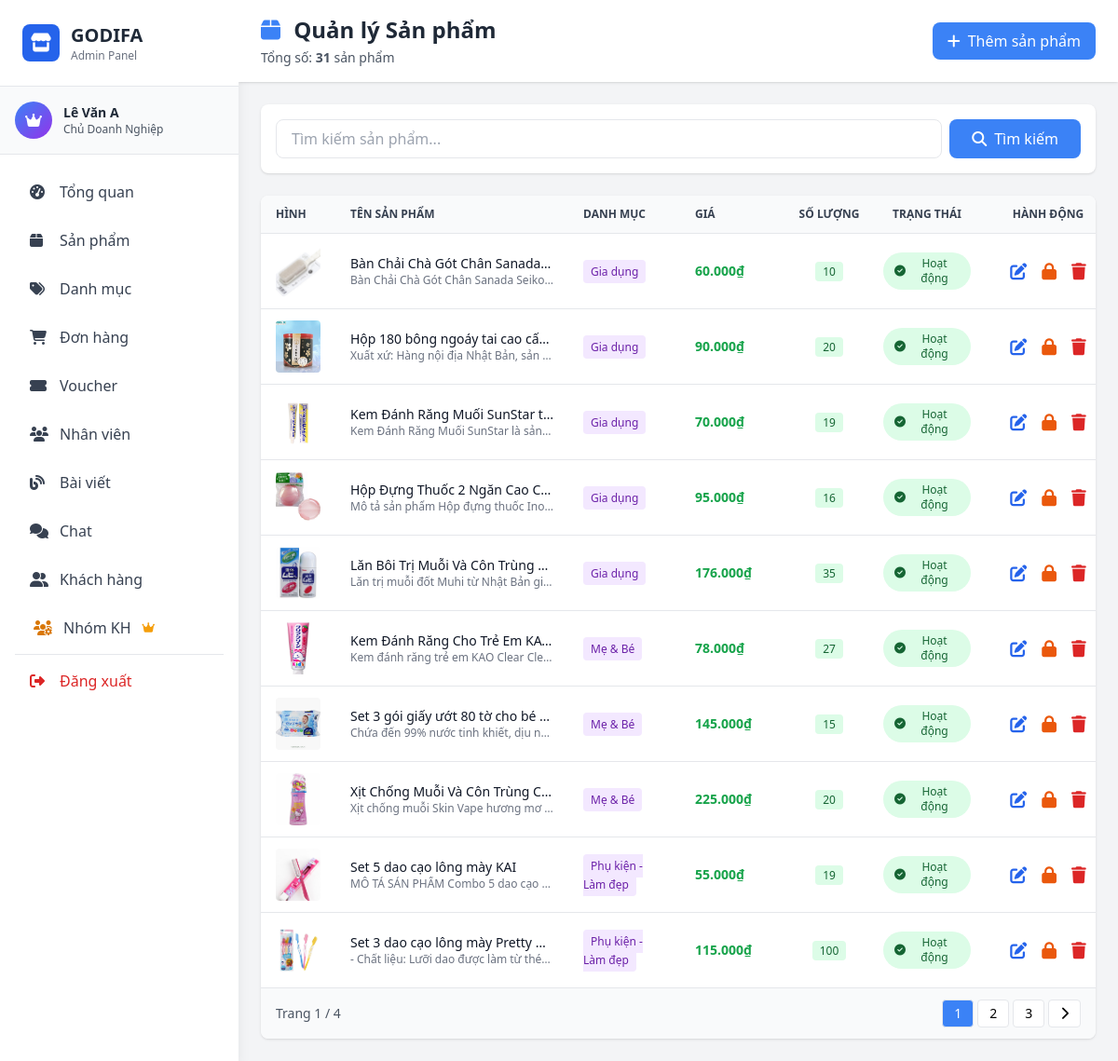
Page /admin/pages/products.php (signed in) on the earlier database version.
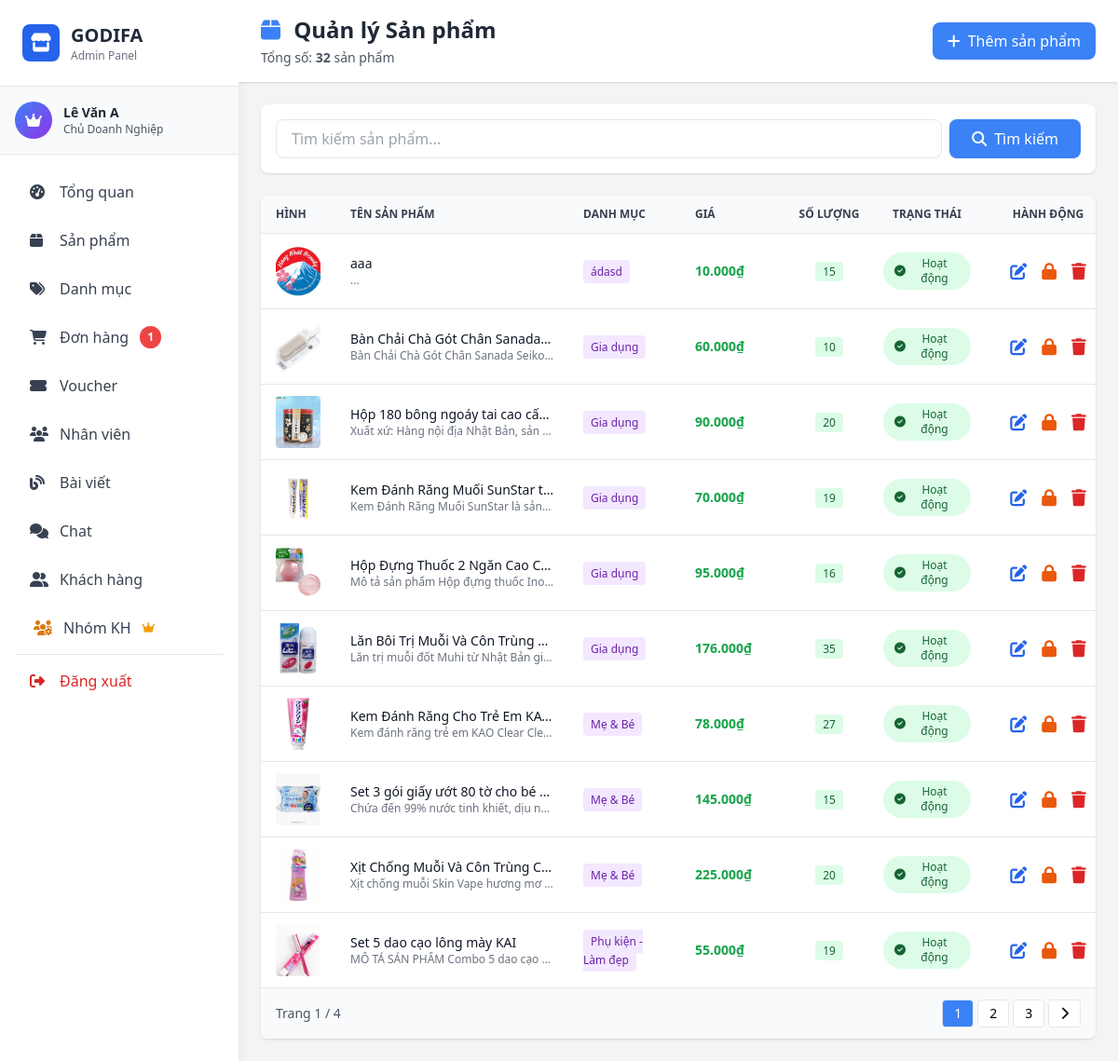
Same page on the later database version.
### tables this page shows
CREATE TABLE IF NOT EXISTS `product` (
  `productID` int NOT NULL AUTO_INCREMENT,
  `productName` varchar(150) NOT NULL,
  `SKU_MRK` varchar(30) NOT NULL,
  `stockQuantity` int NOT NULL,
  `price` float NOT NULL,
  `description` varchar(500) NOT NULL,
  `image` varchar(100) NOT NULL,
  `categoryID` int NOT NULL,
  `status` tinyint(1) NOT NULL DEFAULT '1' COMMENT '1=Hoạt động, 0=Đã khóa',
  PRIMARY KEY (`productID`),
  KEY `fk_product_category` (`categoryID`)
);

CREATE TABLE IF NOT EXISTS `category` (
  `categoryID` int NOT NULL AUTO_INCREMENT,
  `categoryName` varchar(150) NOT NULL,
  `status` tinyint(1) NOT NULL DEFAULT '1' COMMENT '1=Active, 0=Inactive',
  PRIMARY KEY (`categoryID`)
);

### model/mProduct.php (called while the page is built, shortened)
<?php
require_once __DIR__ . '/database.php';
class Product {
    private $conn;
    public function __construct() {
        $db = new clsKetNoi();
        $this->conn = $db->moKetNoi();
    }
    public function getAllProducts($limit = null, $offset = 0) {
        $sql = "SELECT p.*, c.categoryName
                FROM product p
                LEFT JOIN category c ON p.categoryID = c.categoryID
                ORDER BY p.productID DESC";
        $result = mysqli_query($this->conn, $sql);
        $products = [];
        while ($row = mysqli_fetch_assoc($result)) {
            $products[] = $row;
        }
        return $products;
    }
    public function countProducts() {
        $sql = "SELECT COUNT(*) as total FROM product";
        $result = mysqli_query($this->conn, $sql);
        $row = mysqli_fetch_assoc($result);
        return $row['total'];
    }
}
?>

### model/database.php (called while the page is built, shortened)
<?php
class Database {
    private static $instance = null;
    private $connection;
    private function __construct() {
        try {
            $this->connection = mysqli_connect(
                self::DB_HOST,
                self::DB_USER,
                self::DB_PASS,
                self::DB_NAME
            );
            mysqli_set_charset($this->connection, self::DB_CHARSET);
        } catch (Exception $e) {
            die("Database Error: " . $e->getMessage());
        }
    }
    public static function getInstance() {
        if (self::$instance === null) {
            self::$instance = new self();
        }
        return self::$instance;
    }
    public function getConnection() {
        return $this->connection;
    }
}
class clsKetNoi {
    public function moKetNoi() {
        return Database::getInstance()->getConnection();
    }
}
?>

### model/mCategory.php (called while the page is built, shortened)
<?php
require_once __DIR__ . '/database.php';
class Category {
    public function __construct() {
        $db = new clsKetNoi();
    }
}
?>

### controller/admin/cProduct.php (called while the page is built, shortened)
<?php
require_once __DIR__ . '/../../model/mProduct.php';
require_once __DIR__ . '/../../model/mCategory.php';
class cProduct {
    private $productModel;
    public function __construct() {
        $this->productModel = new Product();
    }
    public function getAllProducts() {
        return $this->productModel->getAllProducts();
    }
    public function countProducts() {
        return $this->productModel->countProducts();
    }
}
?>

### admin/middleware/auth.php (called while the page is built, shortened)
<?php
function hasPermission($permission) {
    global $rolePermissions;
    $userRole = $_SESSION['role_id'] ?? 0;
    if ($userRole == ROLE_OWNER) {
        return true;
    }
    return in_array($permission, $rolePermissions[$userRole]);
}
?>

### model/mOrder.php (called while the page is built, shortened)
<?php
require_once __DIR__ . '/database.php';
class Order {
    private $conn;
    public function __construct() {
        $db = new clsKetNoi();
        $this->conn = $db->moKetNoi();
    }
    public function countByStatus($status) {
        $sql = "SELECT COUNT(*) as total FROM `order` WHERE paymentStatus = ?";
        $stmt = mysqli_prepare($this->conn, $sql);
        mysqli_stmt_bind_param($stmt, "s", $status);
        mysqli_stmt_execute($stmt);
        $result = mysqli_stmt_get_result($stmt);
        $row = mysqli_fetch_assoc($result);
        return $row['total'];
    }
}
?>

### admin/pages/products.php (the view, shortened to what the changed rows need)
<?php
require_once __DIR__ . '/../middleware/auth.php';
require_once __DIR__ . '/../../controller/admin/cProduct.php';
$productController = new cProduct();
$page = isset($_GET['p']) ? intval($_GET['p']) : 1;
$limit = 10;
$offset = ($page - 1) * $limit;
$search = isset($_GET['search']) ? trim($_GET['search']) : '';
if ($search) {
    $products = $productController->searchProducts($search);
    $totalRows = count($products);
    $products = array_slice($products, $offset, $limit);
} else {
    $products = $productController->getAllProducts();
    $totalRows = $productController->countProducts();
    $products = array_slice($products, $offset, $limit);
}
$totalPages = ceil($totalRows / $limit);
include __DIR__ . '/../includes/header.php';
?>
<div class="flex h-screen bg-gray-100">
    <?php include __DIR__ . '/../includes/sidebar.php'; ?>
    <div class="flex-1 overflow-y-auto ml-64">
        <div class="bg-white shadow sticky top-0 z-10">
            <div class="px-4 md:px-6 py-4 flex flex-wrap justify-between items-center gap-4">
                <div>
                    <h1 class="text-xl md:text-2xl font-bold text-gray-800">
                        <i class="fas fa-box text-blue-500 mr-2"></i>
                        Quản lý Sản phẩm
                    </h1>
                    <p class="text-sm text-gray-600 mt-1">
                        Tổng số: <strong><?php echo $totalRows; ?></strong> sản phẩm
                    </p>
                </div>
            </div>
        </div>
        <div class="p-4 md:p-6">
            <div class="bg-white rounded-lg shadow overflow-hidden">
                <div class="overflow-x-auto">
                    <table class="w-full">
                        <thead class="bg-gray-50 border-b">
                            <tr>
                                <th class="px-4 py-3 text-left text-xs font-semibold text-gray-700 uppercase" style="width: 80px;">Hình</th>
                                <th class="px-4 py-3 text-left text-xs font-semibold text-gray-700 uppercase" style="width: 250px;">Tên sản phẩm</th>
                                <th class="px-4 py-3 text-left text-xs font-semibold text-gray-700 uppercase" style="width: 120px;">Danh mục</th>
                                <th class="px-4 py-3 text-left text-xs font-semibold text-gray-700 uppercase" style="width: 110px;">Giá</th>
                                <th class="px-2 py-3 text-center text-xs font-semibold text-gray-700 uppercase" style="width: 100px;">Số lượng</th>
                                <th class="px-2 py-3 text-center text-xs font-semibold text-gray-700 uppercase" style="width: 110px;">Trạng thái</th>
                                <th class="px-2 py-3 text-center text-xs font-semibold text-gray-700 uppercase" style="width: 150px;">Hành động</th>
                            </tr>
                        </thead>
                        <tbody class="divide-y divide-gray-200">
                            <?php if (empty($products)): ?>
                            <tr>
                                <td colspan="7" class="px-4 py-8 text-center text-gray-500">
                                    <i class="fas fa-inbox text-4xl mb-2"></i>
                                    <p>Không có sản phẩm nào</p>
                                </td>
                            </tr>
                            <?php else: ?>
                                <?php foreach ($products as $product): ?>
                                <tr class="hover:bg-gray-50">
                                    <td class="px-4 py-3">
                                        <?php if ($product['image']): ?>
                                        <img src="/GODIFA/image/<?php echo htmlspecialchars($product['image']); ?>"
                                             alt="<?php echo htmlspecialchars($product['productName']); ?>"
                                             class="w-14 h-14 object-cover rounded">
                                        <?php else: ?>
                                        <div class="w-14 h-14 bg-gray-200 rounded flex items-center justify-center">
                                            <i class="fas fa-image text-gray-400"></i>
                                        </div>
                                        <?php endif; ?>
                                    </td>
                                    <td class="px-4 py-3 text-sm">
                                        <div class="font-medium text-gray-900 truncate" style="max-width: 250px;" title="<?php echo htmlspecialchars($product['productName']); ?>">
                                            <?php echo htmlspecialchars($product['productName']); ?>
                                        </div>
                                        <div class="text-xs text-gray-500 truncate" style="max-width: 250px;">
                                            <?php echo htmlspecialchars(mb_substr($product['description'], 0, 40)); ?>...
                                        </div>
                                    </td>
                                    <td class="px-4 py-3 text-sm">
                                        <span class="px-2 py-1 bg-purple-100 text-purple-800 rounded text-xs">
                                            <?php echo htmlspecialchars($product['categoryName'] ?? 'N/A'); ?>
                                        </span>
                                    </td>
                                    <td class="px-4 py-3 text-sm font-semibold text-green-600">
                                        <?php echo number_format($product['price'], 0, ',', '.'); ?>₫
                                    </td>
                                    <td class="px-2 py-3 text-center text-sm">
                                        <span class="px-2 py-0.5 <?php echo $product['stockQuantity'] > 0 ? 'bg-green-100 text-green-800' : 'bg-red-100 text-red-800'; ?> rounded text-xs font-medium">
                                            <?php echo $product['stockQuantity']; ?>
                                        </span>
                                    </td>
                                    <td class="px-2 py-3 text-center text-sm">
                                        <span class="px-3 py-1 <?php echo $product['status'] == 1 ? 'bg-green-100 text-green-800' : 'bg-red-100 text-red-800'; ?> rounded-full text-xs font-medium inline-flex items-center">
                                            <i class="fas fa-<?php echo $product['status'] == 1 ? 'check-circle' : 'times-circle'; ?> mr-1"></i>
                                            <?php echo $product['status'] == 1 ? 'Hoạt động' : 'Đã khóa'; ?>
                                        </span>
                                    </td>
                                    <td class="px-2 py-3 text-center">
                                        <div class="flex justify-center items-center space-x-2">
                                            <?php if (hasPermission('manage_products')): ?>
                                            <button onclick='openEditModal(<?php echo json_encode($product, JSON_HEX_APOS); ?>)'
                                                    class="text-blue-600 hover:text-blue-800" title="Sửa">
                                                <i class="fas fa-edit text-lg"></i>
                                            </button>
                                            <?php if ($product['status'] == 1): ?>
                                            <button onclick="toggleStatus(<?php echo $product['productID']; ?>)"
                                                    class="text-orange-600 hover:text-orange-800" title="Khóa sản phẩm">
                                                <i class="fas fa-lock text-lg"></i>
                                            </button>
                                            <?php endif; ?>
                                            <?php if (hasPermission('delete_product')): ?>
                                            <button onclick="deleteProduct(<?php echo $product['productID']; ?>)"
                                                    class="text-red-600 hover:text-red-800" title="Xóa">
                                                <i class="fas fa-trash text-lg"></i>
                                            </button>
                                            <?php endif; ?>
                                            <?php else: ?>
                                            <span class="text-gray-400 text-sm">Không có quyền</span>
                                            <?php endif; ?>
                                        </div>
                                    </td>
                                </tr>
                                <?php endforeach; ?>
                            <?php endif; ?>
                        </tbody>
                    </table>
                </div>
                <?php if ($totalPages > 1): ?>
                <div class="px-4 py-3 bg-gray-50 border-t flex flex-wrap justify-between items-center gap-2">
                    <div class="flex gap-1">
                        <?php for ($i = max(1, $page-2); $i <= min($totalPages, $page+2); $i++): ?>
                        <a href="?page=products&p=<?php echo $i; ?><?php echo $search ? '&search='.urlencode($search) : ''; ?>"
                           class="px-3 py-1 <?php echo $i == $page ? 'bg-blue-500 text-white' : 'bg-white hover:bg-gray-100'; ?> border rounded text-sm">
                            <?php echo $i; ?>
                        </a>
                        <?php endfor; ?>
                        <?php if ($page < $totalPages): ?>
                        <a href="?page=products&p=<?php echo $page+1; ?><?php echo $search ? '&search='.urlencode($search) : ''; ?>"
                           class="px-3 py-1 bg-white border rounded hover:bg-gray-100 text-sm">
                            <i class="fas fa-chevron-right"></i>
                        </a>
                        <?php endif; ?>
                    </div>
                </div>
                <?php endif; ?>
            </div>
        </div>
    </div>
</div>
<?php include __DIR__ . '/../includes/footer.php'; ?>

### admin/includes/sidebar.php (shortened to what the changed rows need)
<?php
require_once __DIR__ . '/../../model/mOrder.php';
$orderModel = new Order();
$pendingOrdersCount = $orderModel->countByStatus('Chờ thanh toán');
?>
<aside class="w-64 bg-white h-screen shadow-lg fixed left-0 top-0 overflow-y-auto">
    <div class="p-6 border-b border-gray-200">
        <a href="index.php" class="flex items-center space-x-3">
            <div>
                <h1 class="text-xl font-bold text-gray-800">GODIFA</h1>
            </div>
        </a>
    </div>
    <nav class="p-4 space-y-1">
        <?php if (hasPermission('view_orders')): ?>
        <a href="?page=orders" class="sidebar-link flex items-center space-x-3 px-4 py-3 rounded-lg text-gray-700">
            <i class="fas fa-shopping-cart w-5"></i>
            <span>Đơn hàng</span>
            <?php if ($pendingOrdersCount > 0): ?>
            <span class="ml-auto bg-red-500 text-white text-xs px-2 py-1 rounded-full font-semibold">
                <?php echo $pendingOrdersCount; ?>
            </span>
            <?php endif; ?>
        </a>
        <?php endif; ?>
    </nav>
</aside>

Differences in the rows shown:
no longer on this page (row unchanged): product: image (picture), productName "Set 3 dao cạo lông mày Pretty…", description "- Chất liệu: Lưỡi dao được làm từ thé…", categoryID.categoryName "Phụ kiện - Làm đẹp", price "115.000", stockQuantity "100", status 1 (drawn)
added product: image (picture), productName "aaa", categoryID.categoryName "ádasd", price "10.000", stockQuantity "15", status 1 (drawn)
Other differences:
$pendingOrdersCount: (not shown) → "1"
$totalRows: "31" → "32"
